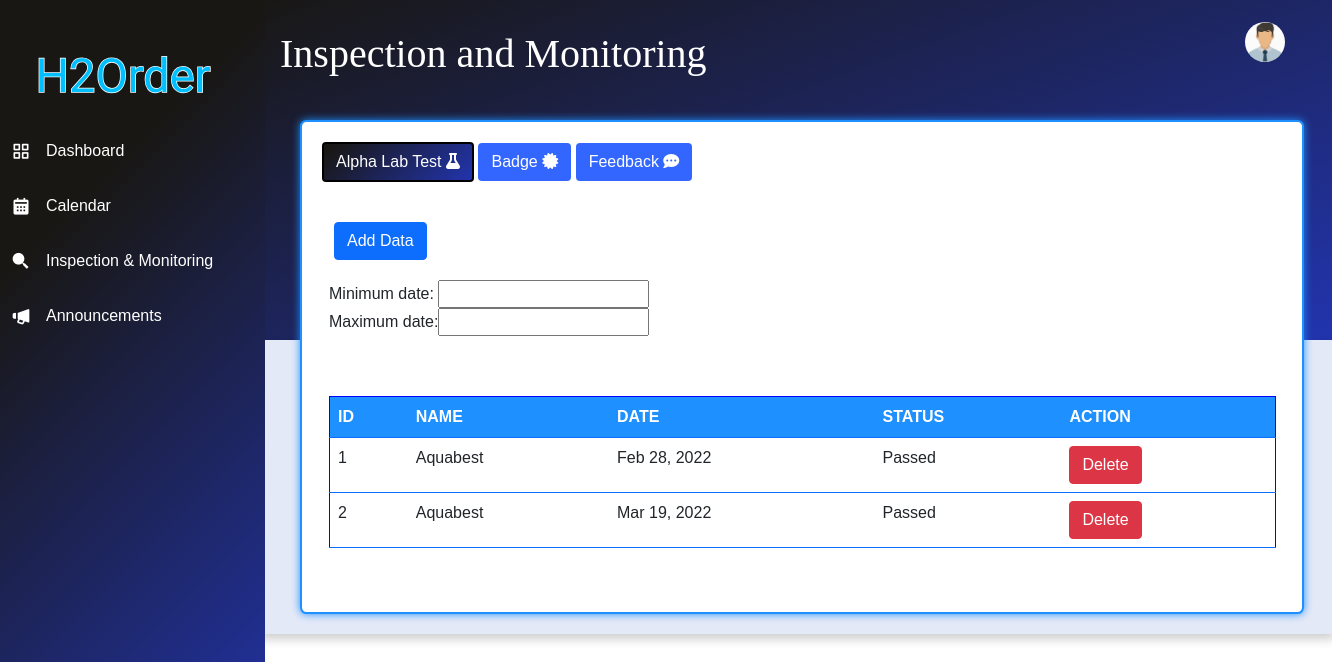
The app's page /admin/inspection.php (signed in) with its own data.
### tables this page shows
CREATE TABLE `inspection` (
  `inspection_id` int(11) NOT NULL,
  `merchant_id` int(11) NOT NULL,
  `date` timestamp NOT NULL DEFAULT CURRENT_TIMESTAMP ON UPDATE CURRENT_TIMESTAMP,
  `status` varchar(50) NOT NULL
);

CREATE TABLE `merchant` (
  `merchant_id` int(11) NOT NULL,
  `username` varchar(255) NOT NULL,
  `password` varchar(255) NOT NULL,
  `business_name` varchar(255) NOT NULL,
  `owner` varchar(255) NOT NULL,
  `address` varchar(255) NOT NULL,
  `email` varchar(255) NOT NULL,
  `contact_number` varchar(255) NOT NULL,
  `image` varchar(255) NOT NULL,
  `latitude` varchar(255) NOT NULL,
  `longitude` varchar(255) NOT NULL,
  `opening` time NOT NULL,
  `closing` time NOT NULL
);

### admin/name.php (called while the page is built, shortened)
<?php
	require 'connect.php';
	$query = $conn->query("SELECT * FROM `admin` WHERE `admin_id` = '$_SESSION[admin_id]'") or die(mysqli_error());
	$fetch = $query->fetch_array();
?>

### admin/inspection.php (the view, shortened to what this page needs)
<!DOCTYPE html>
<?php
	require 'name.php';
?>
<html lang="en" dir="ltr">
  <head>
    <link rel="stylesheet" href="../admin/navstyle.css">
    <link rel="stylesheet" href="../admin/ad_style.css">
    <link href="https://cdn.jsdelivr.net/npm/bootstrap@5.0.2/dist/css/bootstrap.min.css" rel="stylesheet">
    <link href='https://unpkg.com/boxicons@2.0.7/css/boxicons.min.css' rel='stylesheet'>
<link rel="stylesheet" href="https://cdn.datatables.net/1.10.21/css/dataTables.bootstrap4.min.css">
 <link rel='stylesheet' href='https://cdn.datatables.net/buttons/1.2.2/css/buttons.bootstrap.min.css'>
<link rel='stylesheet' href='https://cdn.datatables.net/1.10.24/css/jquery.dataTables.min.css'>
<link rel='stylesheet' href='https://cdn.datatables.net/datetime/1.0.3/css/dataTables.dateTime.min.css'>
   </head>
<body>
 <?php include'navbar.php';?>
  <div style="height: 340px; background-color: #2234ae;
    background-image: linear-gradient(340deg, #2234ae 0%,  #191714 89%);">
      <br>
      <span style="color:white;
    margin-left:280px; margin-top:30px; font-size: 40px; font-family:Monotype Corsiva;
  font-weight: 400;" class="links_name">Inspection and Monitoring</span>
  </div>
<div class="home_content">
   <div id="tbl-contain" style=" margin-top:-240px;
    width: 97%;height:100%; max-height:4000px;
    background-color: white;  border-radius: .4rem;
    border-color:dodgerBlue;
    border:2px solid dodgerBlue;
    box-shadow: 0 0 8px 0 dodgerBlue; margin-left:20px;
      ">
<div class="action">
        <div class="profile" style="margin-top:-100px;
        margin-right:17px;float:right" onclick="menuToggle()">
            <img src = "../photo/<?php echo $fetch['photo']?>" id = "lbl" width = "100%" height = "100%"/>
        </div>
    </div>
<a  class = "btn btn-default  " href = "../admin/inspection.php"
  style="border:2px solid black ;margin-left:20px;margin-top:20px;
  background-image: linear-gradient(315deg, #2234ae 0%, #191714 95%);color:white;" >
                   Alpha Lab Test <i class = "fa fa-flask"></i></a>
<a  class = "btn btn-default focus" href = "../admin/badge.php"
 style="background-color:#3366ff; color:white;margin-top:20px;">
                    Badge <i class = "fa fa-certificate"></i></a>
<a  class = "btn btn-default focus" href = "../admin/feedback.php"
 style="background-color:#3366ff; color:white;margin-top:20px;">
                    Feedback <i class = "fa fa-commenting"></i></a>
<div class="container">
<button type="button" class="btn btn-primary" data-bs-toggle="modal" data-bs-target="#myModal"
 style="margin-left: 20px; margin-top: 40px;margin-bottom: 20px;">
  Add Data
</button>
            <?php require_once 'add_query_inspection.php'?>
     <br>
<table border="0" cellspacing="5" cellpadding="5" style="margin-left: 15px; margin-bottom:30px;">
        <tbody><tr>
            <td>Minimum date:</td>
            <td><input type="text" id="min" name="min"></td>
        </tr>
        <tr>
            <td>Maximum date:</td>
            <td><input type="text" id="max" name="max"></td>
        </tr>
    </tbody>
</table>
<table id="table" class="table" style="margin-left:15px; width:97%; margin-top:60px;border:1px solid blue;" >
  <thead>
    <tr>
      <th scope="col" class=" border-primary" style="background:#1E90FF;color:white;">ID</th>
      <th scope="col" class=" border-primary" style="background:#1E90FF;color:white;">NAME</th>
      <th scope="col" class=" border-primary" style="background:#1E90FF;color:white;">DATE</th>
      <th scope="col" class=" border-primary" style="background:#1E90FF;color:white;">STATUS</th>
      <th scope="col" class=" border-primary" style="background:#1E90FF;color:white;">ACTION</th>
    </tr>
  </thead>
  <tbody>
  <?php
			$query = $conn->query("SELECT inspection.inspection_id, merchant.business_name, inspection.date,inspection.status
        FROM merchant RIGHT JOIN inspection ON merchant.merchant_id = inspection.merchant_id ") or die(mysqli_error());
				while($fetch = $query->fetch_array()){
	 ?>
    <tr>
      <td scope="row" class=" border-primary"  ><?php echo $fetch['inspection_id']?></th>
      <td class=" border-primary" ><?php echo $fetch['business_name']?></td>
      <td class="border-primary"><?php echo date("M d, Y", strtotime($fetch['date']))?></td>
      <td class=" border-primary" ><?php echo $fetch['status']?> </td>
      <td class=" border-primary" style=" color:white;">
       <a class = "btn btn-danger" href="delete_inspection.php?inspection_id=<?php echo $fetch['inspection_id']?>" onclick = "confirmationDelete(this); return false;" ><i class = "" ></i> Delete</a></td>
    </tr>
    <?php
				}
		 ?>
</table><br><br>
     </div>
    </div>
  </div>
</body>
</html>

### admin/navstyle.css (style rules this page uses)
* { margin: 0; padding: 0; box-sizing: border-box; font-family: "Nunito Sans" , sans-serif; }
:root { --black-color:#11101d; --white-color:#fff; --sky-color:#E4E9F7; --light-black:#1d1b31; }
th, td { border-color: #96D4D4; }
.home_content { position:absolute; width:80.7%; left:260px; background:var(--sky-color); padding:20px; box-shadow: 0 5px 10px rgba(0,0,0,0.2); }

### admin/ad_style.css (style rules this page uses)
.action .profile { position: relative; width: 40px; height: 40px; border-radius: 50%; overflow: hidden; cursor: pointer; }
.action .profile img { position: absolute; top: 0; left: 0; width: 100%; height: 100%; object-fit: cover; }

### records on screen
inspection: inspection_id "1", merchant.business_name "Aquabest", date "Feb 28, 2022", status "Passed"
inspection: inspection_id "2", merchant.business_name "Aquabest", date "Mar 19, 2022", status "Passed"
